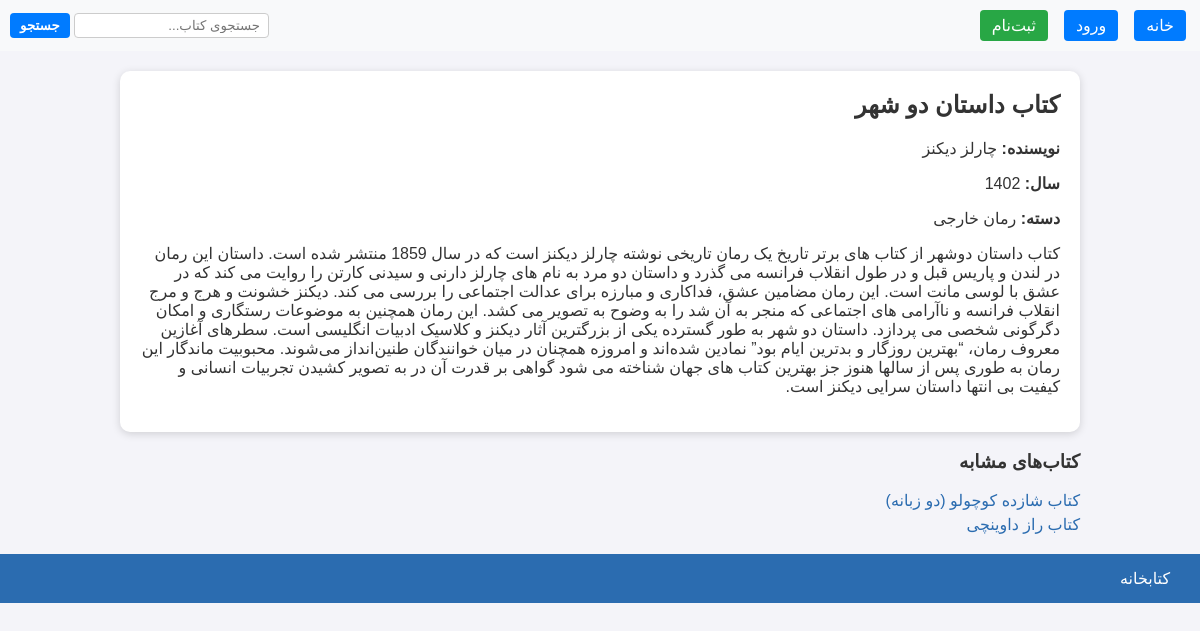
/books/9/, run on the app's committed database.
### books/models.py (models this page shows, shortened)
class Book(models.Model):
    title = models.CharField(max_length=200)
    author = models.CharField(max_length=200)
    year = models.IntegerField()
    category = models.CharField(max_length=100)
    description = models.TextField()
    cover = models.CharField(max_length=200, blank=True)

### books/views.py (the view)
# urls.py: path("<int:book_id>/", views.book_detail, name="detail"),
def book_detail(request, book_id):
    book = get_object_or_404(Book, pk=book_id)
    related = Book.objects.filter(category=book.category).exclude(pk=book.pk)
    return render(request, 'books/detail.html', {'book':book, 'related':related})

### templates/books/detail.html (shortened to what this page needs)
{% extends "base.html" %}
{% block content %}
  <div class="book-detail">
    <h2>{{ book.title }}</h2>
    <p><strong>نویسنده:</strong> {{ book.author }}</p>
    <p><strong>سال:</strong> {{ book.year }}</p>
    <p><strong>دسته:</strong> {{ book.category }}</p>
    <p>{{ book.description }}</p>
  </div>
  {% if related %}
    <div class="related-books">
      <h3>کتاب‌های مشابه</h3>
      <ul>
        {% for r in related %}
          <li><a href="{% url 'books:detail' r.id %}">{{ r.title }}</a></li>
        {% endfor %}
      </ul>
    </div>
  {% endif %}
{% endblock %}

### static/css/main.css (style rules this page uses)
body { font-family: Tahoma, Arial, sans-serif; background: #f4f4f9; margin: 0; color: #333; }
a { color: #2b6cb0; text-decoration: none; }
.book-detail { background: white; border-radius: 10px; padding: 20px; box-shadow: 0 2px 8px rgba(0, 0, 0, 0.15); }
.book-detail h2 { margin-top: 0; }
.related-books ul { list-style: none; padding: 0; }
.related-books li { margin: 5px 0; }

### data on the page
Book: title "کتاب داستان دو شهر", author "چارلز دیکنز", year "1402", category "رمان خارجی", description "کتاب داستان دوشهر از کتاب های برتر تاریخ یک رمان تاریخی نوشته چارلز دیکنز است که در سال 1859 منتشر شده است. داستان این رمان در لندن و پاریس قبل و در طول انقلاب فرانسه می گذرد و داستان دو مرد به نام های چارلز دارنی و سیدنی کارتن را روایت می کند که در عشق با لوسی مانت است. این رمان مضامین عشق، فداکاری و مبارزه برای عدالت اجتماعی را بررسی می کند. دیکنز خشونت و هرج و مرج انقلاب فرانسه و ناآرامی های اجتماعی که منجر به آن شد را به وضوح به تصویر می کشد. این رمان همچنین به موضوعات رستگاری و امکان دگرگونی شخصی می پردازد. داستان دو شهر به طور گسترده یکی از بزرگترین آثار دیکنز و کلاسیک ادبیات انگلیسی است. سطرهای آغازین معروف رمان، “بهترین روزگار و بدترین ایام بود” نمادین شده‌اند و امروزه همچنان در…"
Book: title "کتاب شازده کوچولو (دو زبانه)"
Book: title "کتاب راز داوینچی"
